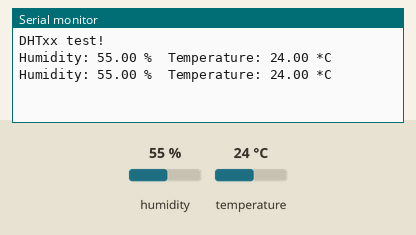
This sketch was run on a simulated Arduino Uno, built with avr-gcc and run on an emulated ATmega328P. Parts: the last lines printed to the serial monitor. The inputs (shaded band) are chosen by the test bench; at power-on: humidity 55 %, temperature 24 °C.

Above: at 4.8 s.
4.9 s: humidity set to 22 %
At 6.5 s:
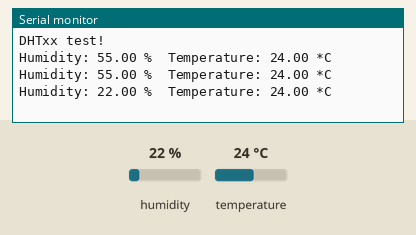
7.9 s: temperature set to 12 °C
At 8.9 s:
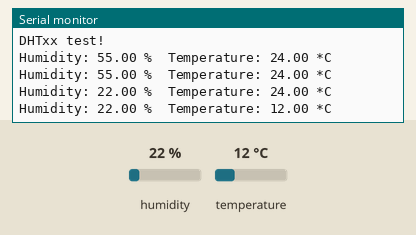
10.9 s: humidity set to 40 %
At 12.5 s:
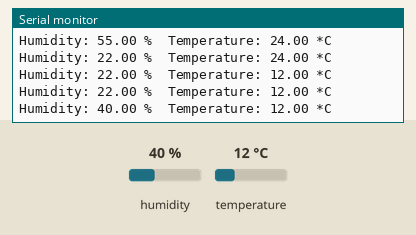
Timing chart, 0 to 14.0 s (numbered marks = the images above; inputs shaded):
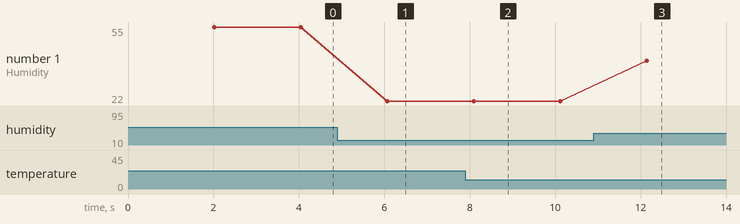

Measured:
- after the input at 4.9 s, the serial monitor: prints a new line after 1.2 s (image 1)
- after the input at 7.9 s, the serial monitor: prints a new line after 0.20 s (image 2)
- after the input at 10.9 s, the serial monitor: prints a new line after 1.2 s (image 3)
- plotted number 1: 55 → 22 after the input at 4.9 s, 22 → 40 after the input at 10.9 s

The sketch:

TEST.ino
```cpp
#include "DHT.h"

#define DHTPIN 5     // digital pin we're connected to

// Uncomment whatever type you're using!

#define DHTTYPE DHT11   // DHT 11
//#define DHTTYPE DHT22   // DHT 22  (AM2302), AM2321
//#define DHTTYPE DHT21   // DHT 21 (AM2301)


DHT dht(DHTPIN, DHTTYPE);

void setup() {
  Serial.begin(9600);
  Serial.println("DHTxx test!");

  dht.begin();
}

void loop() {

  delay(2000);


  float h = dht.readHumidity();

  float t = dht.readTemperature();

  float f = dht.readTemperature(true);


  if (isnan(h) || isnan(t) || isnan(f)) {
    Serial.println("Failed to read from DHT sensor!");
    return;
  }

  Serial.print("Humidity: ");
  Serial.print(h);
  Serial.print(" %\t");
  Serial.print("Temperature: ");
  Serial.print(t);
  Serial.println(" *C ");

}
```
